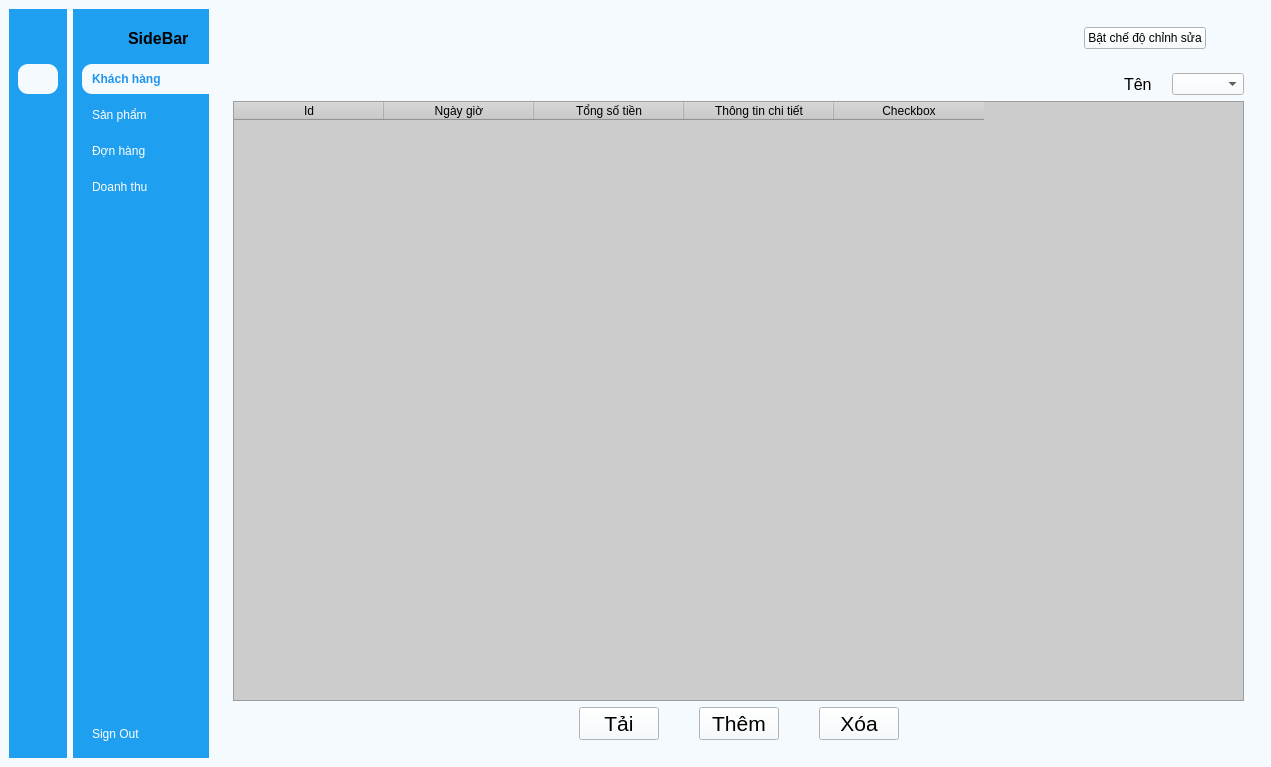
<?xml version="1.0" encoding="UTF-8"?>
<ui version="4.0">
 <class>MainWindow</class>
 <widget class="QMainWindow" name="MainWindow">
  <property name="geometry">
   <rect>
    <x>0</x>
    <y>0</y>
    <width>1271</width>
    <height>767</height>
   </rect>
  </property>
  <property name="windowTitle">
   <string>MainWindow</string>
  </property>
  <property name="styleSheet">
   <string notr="true">background-color: rgb(245, 250, 254);
color: rgb(0, 0, 0);</string>
  </property>
  <property name="dockNestingEnabled">
   <bool>false</bool>
  </property>
  <widget class="QWidget" name="centralwidget">
   <layout class="QGridLayout" name="gridLayout_2">
    <item row="0" column="0">
     <widget class="QWidget" name="icon_only_widget" native="true">
      <property name="styleSheet">
       <string notr="true">QWidget{
	background-color: rgb(31, 159, 239);
}
QPushButton{
	color:white;
	height:30px;
	border:none;
	border-radius:10px
}
QPushButton:checked{
	background-color: #F5FAFE;
	color: #1F95EF;
	font-weight:bold;
}</string>
      </property>
      <layout class="QVBoxLayout" name="verticalLayout_3">
       <item>
        <widget class="QLabel" name="label">
         <property name="minimumSize">
          <size>
           <width>40</width>
           <height>40</height>
          </size>
         </property>
         <property name="maximumSize">
          <size>
           <width>40</width>
           <height>40</height>
          </size>
         </property>
         <property name="text">
          <string/>
         </property>
         <property name="pixmap">
          <pixmap>:/pic/profile.png</pixmap>
         </property>
         <property name="scaledContents">
          <bool>true</bool>
         </property>
        </widget>
       </item>
       <item>
        <layout class="QVBoxLayout" name="verticalLayout">
         <item>
          <widget class="QPushButton" name="user_1">
           <property name="text">
            <string/>
           </property>
           <property name="icon">
            <iconset>
             <normaloff>:/pic/product_icon.png</normaloff>:/pic/product_icon.png</iconset>
           </property>
           <property name="checkable">
            <bool>true</bool>
           </property>
           <property name="checked">
            <bool>true</bool>
           </property>
           <property name="autoExclusive">
            <bool>true</bool>
           </property>
           <property name="default">
            <bool>false</bool>
           </property>
          </widget>
         </item>
         <item>
          <widget class="QPushButton" name="product_1">
           <property name="text">
            <string/>
           </property>
           <property name="icon">
            <iconset>
             <normaloff>:/pic/product_icon.png</normaloff>:/pic/product_icon.png</iconset>
           </property>
           <property name="checkable">
            <bool>true</bool>
           </property>
           <property name="autoExclusive">
            <bool>true</bool>
           </property>
          </widget>
         </item>
         <item>
          <widget class="QPushButton" name="order_1">
           <property name="text">
            <string/>
           </property>
           <property name="icon">
            <iconset>
             <normaloff>:/pic/product_icon.png</normaloff>:/pic/product_icon.png</iconset>
           </property>
           <property name="checkable">
            <bool>true</bool>
           </property>
           <property name="autoExclusive">
            <bool>true</bool>
           </property>
          </widget>
         </item>
         <item>
          <widget class="QPushButton" name="thongke_1">
           <property name="text">
            <string/>
           </property>
           <property name="icon">
            <iconset>
             <normaloff>:/pic/product_icon.png</normaloff>:/pic/product_icon.png</iconset>
           </property>
           <property name="checkable">
            <bool>true</bool>
           </property>
           <property name="autoExclusive">
            <bool>true</bool>
           </property>
          </widget>
         </item>
        </layout>
       </item>
       <item>
        <spacer name="verticalSpacer">
         <property name="orientation">
          <enum>Qt::Vertical</enum>
         </property>
         <property name="sizeHint" stdset="0">
          <size>
           <width>17</width>
           <height>467</height>
          </size>
         </property>
        </spacer>
       </item>
       <item>
        <widget class="QPushButton" name="exit_0">
         <property name="text">
          <string/>
         </property>
         <property name="icon">
          <iconset>
           <normaloff>:/pic/log_out.png</normaloff>:/pic/log_out.png</iconset>
         </property>
         <property name="checkable">
          <bool>true</bool>
         </property>
         <property name="autoExclusive">
          <bool>true</bool>
         </property>
        </widget>
       </item>
      </layout>
     </widget>
    </item>
    <item row="0" column="1">
     <widget class="QWidget" name="icon_name_widget" native="true">
      <property name="styleSheet">
       <string notr="true">QWidget{
	background-color: rgb(31, 159, 239);
}
QPushButton{
	color:white;
	text-align: left;	
	height:30px;
	border: none;
	padding-left:10px;
	border-top-left-radius: 10px;
	border-bottom-left-radius: 10px;
}
QPushButton:checked{
	background-color: #F5FAFE;
	color: #1F95EF;
	font-weight:bold;
}</string>
      </property>
      <layout class="QVBoxLayout" name="verticalLayout_4">
       <property name="rightMargin">
        <number>0</number>
       </property>
       <item>
        <layout class="QHBoxLayout" name="horizontalLayout_2">
         <property name="rightMargin">
          <number>20</number>
         </property>
         <item>
          <widget class="QLabel" name="label_2">
           <property name="minimumSize">
            <size>
             <width>40</width>
             <height>40</height>
            </size>
           </property>
           <property name="maximumSize">
            <size>
             <width>40</width>
             <height>40</height>
            </size>
           </property>
           <property name="text">
            <string/>
           </property>
           <property name="pixmap">
            <pixmap>:/pic/profile.png</pixmap>
           </property>
           <property name="scaledContents">
            <bool>true</bool>
           </property>
          </widget>
         </item>
         <item>
          <widget class="QLabel" name="label_3">
           <property name="font">
            <font>
             <pointsize>12</pointsize>
             <weight>75</weight>
             <bold>true</bold>
            </font>
           </property>
           <property name="text">
            <string>SideBar</string>
           </property>
          </widget>
         </item>
        </layout>
       </item>
       <item>
        <layout class="QVBoxLayout" name="verticalLayout_2">
         <item>
          <widget class="QPushButton" name="user_2">
           <property name="text">
            <string>Khách hàng</string>
           </property>
           <property name="icon">
            <iconset>
             <normaloff>:/pic/product_icon.png</normaloff>:/pic/product_icon.png</iconset>
           </property>
           <property name="checkable">
            <bool>true</bool>
           </property>
           <property name="checked">
            <bool>true</bool>
           </property>
           <property name="autoExclusive">
            <bool>true</bool>
           </property>
          </widget>
         </item>
         <item>
          <widget class="QPushButton" name="product_2">
           <property name="text">
            <string>Sản phẩm</string>
           </property>
           <property name="icon">
            <iconset>
             <normaloff>:/pic/product_icon.png</normaloff>:/pic/product_icon.png</iconset>
           </property>
           <property name="checkable">
            <bool>true</bool>
           </property>
           <property name="autoExclusive">
            <bool>true</bool>
           </property>
          </widget>
         </item>
         <item>
          <widget class="QPushButton" name="order_2">
           <property name="text">
            <string>Đợn hàng</string>
           </property>
           <property name="icon">
            <iconset>
             <normaloff>:/pic/product_icon.png</normaloff>:/pic/product_icon.png</iconset>
           </property>
           <property name="checkable">
            <bool>true</bool>
           </property>
           <property name="autoExclusive">
            <bool>true</bool>
           </property>
          </widget>
         </item>
         <item>
          <widget class="QPushButton" name="thongke_2">
           <property name="text">
            <string>Doanh thu</string>
           </property>
           <property name="icon">
            <iconset>
             <normaloff>:/pic/product_icon.png</normaloff>:/pic/product_icon.png</iconset>
           </property>
           <property name="checkable">
            <bool>true</bool>
           </property>
           <property name="autoExclusive">
            <bool>true</bool>
           </property>
          </widget>
         </item>
        </layout>
       </item>
       <item>
        <spacer name="verticalSpacer_2">
         <property name="orientation">
          <enum>Qt::Vertical</enum>
         </property>
         <property name="sizeHint" stdset="0">
          <size>
           <width>20</width>
           <height>469</height>
          </size>
         </property>
        </spacer>
       </item>
       <item>
        <widget class="QPushButton" name="exit_1">
         <property name="text">
          <string>Sign Out</string>
         </property>
         <property name="icon">
          <iconset>
           <normaloff>:/pic/log_out.png</normaloff>:/pic/log_out.png</iconset>
         </property>
         <property name="checkable">
          <bool>true</bool>
         </property>
         <property name="autoExclusive">
          <bool>true</bool>
         </property>
        </widget>
       </item>
      </layout>
     </widget>
    </item>
    <item row="0" column="2">
     <widget class="QWidget" name="main_menu_widget" native="true">
      <property name="styleSheet">
       <string notr="true">color: rgb(0, 0, 0);</string>
      </property>
      <layout class="QGridLayout" name="gridLayout_6">
       <item row="1" column="0">
        <widget class="QStackedWidget" name="stackedWidget">
         <property name="font">
          <font>
           <pointsize>14</pointsize>
          </font>
         </property>
         <property name="styleSheet">
          <string notr="true"/>
         </property>
         <property name="currentIndex">
          <number>2</number>
         </property>
         <widget class="QWidget" name="user">
          <layout class="QGridLayout" name="gridLayout_7">
           <item row="0" column="0">
            <layout class="QVBoxLayout" name="verticalLayout_6">
             <item>
              <widget class="QTableWidget" name="table_user">
               <property name="font">
                <font>
                 <pointsize>14</pointsize>
                 <weight>50</weight>
                 <bold>false</bold>
                </font>
               </property>
               <property name="styleSheet">
                <string notr="true">color: rgb(0, 0, 0);
border-color: rgb(0, 0, 0);
background-color: rgb(204, 204, 204);</string>
               </property>
               <property name="editTriggers">
                <set>QAbstractItemView::NoEditTriggers</set>
               </property>
               <property name="sortingEnabled">
                <bool>false</bool>
               </property>
               <attribute name="horizontalHeaderMinimumSectionSize">
                <number>100</number>
               </attribute>
               <attribute name="horizontalHeaderDefaultSectionSize">
                <number>150</number>
               </attribute>
               <column>
                <property name="text">
                 <string>Id</string>
                </property>
               </column>
               <column>
                <property name="text">
                 <string>Tên</string>
                </property>
               </column>
               <column>
                <property name="text">
                 <string>Mật khẩu</string>
                </property>
               </column>
               <column>
                <property name="text">
                 <string>Địa chỉ</string>
                </property>
               </column>
               <column>
                <property name="text">
                 <string>SĐT</string>
                </property>
               </column>
               <column>
                <property name="text">
                 <string>Email</string>
                </property>
               </column>
               <column>
                <property name="text">
                 <string>Checkbox</string>
                </property>
               </column>
              </widget>
             </item>
             <item>
              <layout class="QHBoxLayout" name="horizontalLayout_13">
               <property name="spacing">
                <number>40</number>
               </property>
               <item>
                <spacer name="horizontalSpacer_14">
                 <property name="orientation">
                  <enum>Qt::Horizontal</enum>
                 </property>
                 <property name="sizeHint" stdset="0">
                  <size>
                   <width>58</width>
                   <height>20</height>
                  </size>
                 </property>
                </spacer>
               </item>
               <item>
                <widget class="QPushButton" name="add_user">
                 <property name="font">
                  <font>
                   <pointsize>16</pointsize>
                  </font>
                 </property>
                 <property name="styleSheet">
                  <string notr="true">color: rgb(0, 0, 0);</string>
                 </property>
                 <property name="text">
                  <string>Thêm</string>
                 </property>
                 <property name="checkable">
                  <bool>false</bool>
                 </property>
                 <property name="autoExclusive">
                  <bool>false</bool>
                 </property>
                </widget>
               </item>
               <item>
                <widget class="QPushButton" name="edit_user">
                 <property name="font">
                  <font>
                   <pointsize>16</pointsize>
                  </font>
                 </property>
                 <property name="styleSheet">
                  <string notr="true">color: rgb(0, 0, 0);</string>
                 </property>
                 <property name="text">
                  <string>Lưu</string>
                 </property>
                 <property name="checkable">
                  <bool>false</bool>
                 </property>
                 <property name="autoExclusive">
                  <bool>false</bool>
                 </property>
                </widget>
               </item>
               <item>
                <widget class="QPushButton" name="delete_user">
                 <property name="font">
                  <font>
                   <pointsize>16</pointsize>
                  </font>
                 </property>
                 <property name="styleSheet">
                  <string notr="true">color: rgb(0, 0, 0);</string>
                 </property>
                 <property name="text">
                  <string>Xóa</string>
                 </property>
                 <property name="checkable">
                  <bool>false</bool>
                 </property>
                 <property name="autoExclusive">
                  <bool>false</bool>
                 </property>
                </widget>
               </item>
               <item>
                <spacer name="horizontalSpacer_15">
                 <property name="orientation">
                  <enum>Qt::Horizontal</enum>
                 </property>
                 <property name="sizeHint" stdset="0">
                  <size>
                   <width>88</width>
                   <height>20</height>
                  </size>
                 </property>
                </spacer>
               </item>
              </layout>
             </item>
            </layout>
           </item>
          </layout>
         </widget>
         <widget class="QWidget" name="product">
          <layout class="QGridLayout" name="gridLayout_9">
           <item row="0" column="0">
            <layout class="QVBoxLayout" name="verticalLayout_7">
             <item>
              <layout class="QHBoxLayout" name="horizontalLayout_6">
               <property name="spacing">
                <number>6</number>
               </property>
               <item>
                <spacer name="horizontalSpacer">
                 <property name="orientation">
                  <enum>Qt::Horizontal</enum>
                 </property>
                 <property name="sizeHint" stdset="0">
                  <size>
                   <width>498</width>
                   <height>20</height>
                  </size>
                 </property>
                </spacer>
               </item>
               <item>
                <widget class="QLabel" name="label_10">
                 <property name="font">
                  <font>
                   <pointsize>12</pointsize>
                  </font>
                 </property>
                 <property name="styleSheet">
                  <string notr="true">color: rgb(0, 0, 0);</string>
                 </property>
                 <property name="text">
                  <string>Category</string>
                 </property>
                </widget>
               </item>
               <item>
                <widget class="QComboBox" name="comboBox_product">
                 <property name="styleSheet">
                  <string notr="true">color: rgb(0, 0, 0);</string>
                 </property>
                </widget>
               </item>
              </layout>
             </item>
             <item>
              <widget class="QTableWidget" name="table_product">
               <property name="font">
                <font>
                 <pointsize>14</pointsize>
                </font>
               </property>
               <property name="styleSheet">
                <string notr="true">color: rgb(0, 0, 0);
border-color: rgb(0, 0, 0);
background-color: rgb(204, 204, 204);</string>
               </property>
               <attribute name="horizontalHeaderMinimumSectionSize">
                <number>100</number>
               </attribute>
               <attribute name="horizontalHeaderDefaultSectionSize">
                <number>150</number>
               </attribute>
               <column>
                <property name="text">
                 <string>Id</string>
                </property>
               </column>
               <column>
                <property name="text">
                 <string>Tên</string>
                </property>
               </column>
               <column>
                <property name="text">
                 <string>Giá</string>
                </property>
               </column>
               <column>
                <property name="text">
                 <string>Số lượng</string>
                </property>
               </column>
               <column>
                <property name="text">
                 <string>Checkbox</string>
                </property>
               </column>
              </widget>
             </item>
             <item>
              <layout class="QHBoxLayout" name="horizontalLayout_12">
               <property name="spacing">
                <number>40</number>
               </property>
               <item>
                <spacer name="horizontalSpacer_12">
                 <property name="orientation">
                  <enum>Qt::Horizontal</enum>
                 </property>
                 <property name="sizeHint" stdset="0">
                  <size>
                   <width>58</width>
                   <height>20</height>
                  </size>
                 </property>
                </spacer>
               </item>
               <item>
                <widget class="QPushButton" name="load_product">
                 <property name="font">
                  <font>
                   <pointsize>16</pointsize>
                  </font>
                 </property>
                 <property name="styleSheet">
                  <string notr="true">color: rgb(0, 0, 0);</string>
                 </property>
                 <property name="text">
                  <string>Tải</string>
                 </property>
                 <property name="checkable">
                  <bool>false</bool>
                 </property>
                 <property name="autoDefault">
                  <bool>false</bool>
                 </property>
                </widget>
               </item>
               <item>
                <widget class="QPushButton" name="add_product">
                 <property name="font">
                  <font>
                   <pointsize>16</pointsize>
                  </font>
                 </property>
                 <property name="styleSheet">
                  <string notr="true">color: rgb(0, 0, 0);</string>
                 </property>
                 <property name="text">
                  <string>Thêm</string>
                 </property>
                 <property name="checkable">
                  <bool>false</bool>
                 </property>
                 <property name="autoDefault">
                  <bool>false</bool>
                 </property>
                </widget>
               </item>
               <item>
                <widget class="QPushButton" name="edit_product">
                 <property name="font">
                  <font>
                   <pointsize>16</pointsize>
                  </font>
                 </property>
                 <property name="styleSheet">
                  <string notr="true">color: rgb(0, 0, 0);</string>
                 </property>
                 <property name="text">
                  <string>Lưu</string>
                 </property>
                </widget>
               </item>
               <item>
                <widget class="QPushButton" name="delete_product">
                 <property name="font">
                  <font>
                   <pointsize>16</pointsize>
                  </font>
                 </property>
                 <property name="styleSheet">
                  <string notr="true">color: rgb(0, 0, 0);</string>
                 </property>
                 <property name="text">
                  <string>Xóa</string>
                 </property>
                </widget>
               </item>
               <item>
                <spacer name="horizontalSpacer_13">
                 <property name="orientation">
                  <enum>Qt::Horizontal</enum>
                 </property>
                 <property name="sizeHint" stdset="0">
                  <size>
                   <width>88</width>
                   <height>20</height>
                  </size>
                 </property>
                </spacer>
               </item>
              </layout>
             </item>
            </layout>
           </item>
          </layout>
         </widget>
         <widget class="QWidget" name="order">
          <layout class="QGridLayout" name="gridLayout_10">
           <item row="0" column="0">
            <layout class="QVBoxLayout" name="verticalLayout_8">
             <item>
              <layout class="QHBoxLayout" name="horizontalLayout_8">
               <property name="spacing">
                <number>20</number>
               </property>
               <item>
                <spacer name="horizontalSpacer_4">
                 <property name="orientation">
                  <enum>Qt::Horizontal</enum>
                 </property>
                 <property name="sizeHint" stdset="0">
                  <size>
                   <width>100</width>
                   <height>20</height>
                  </size>
                 </property>
                </spacer>
               </item>
               <item>
                <layout class="QHBoxLayout" name="horizontalLayout_4">
                 <item>
                  <widget class="QLabel" name="label_8">
                   <property name="font">
                    <font>
                     <pointsize>12</pointsize>
                    </font>
                   </property>
                   <property name="styleSheet">
                    <string notr="true">color: rgb(0, 0, 0);</string>
                   </property>
                   <property name="text">
                    <string>Tên</string>
                   </property>
                  </widget>
                 </item>
                 <item>
                  <widget class="QComboBox" name="comboBox_order_nameid">
                   <property name="styleSheet">
                    <string notr="true">color: rgb(0, 0, 0);</string>
                   </property>
                  </widget>
                 </item>
                </layout>
               </item>
              </layout>
             </item>
             <item>
              <widget class="QTableWidget" name="table_order">
               <property name="font">
                <font>
                 <pointsize>14</pointsize>
                </font>
               </property>
               <property name="styleSheet">
                <string notr="true">color: rgb(0, 0, 0);
border-color: rgb(0, 0, 0);
background-color: rgb(204, 204, 204);</string>
               </property>
               <property name="sortingEnabled">
                <bool>false</bool>
               </property>
               <property name="wordWrap">
                <bool>true</bool>
               </property>
               <property name="cornerButtonEnabled">
                <bool>true</bool>
               </property>
               <attribute name="horizontalHeaderMinimumSectionSize">
                <number>100</number>
               </attribute>
               <attribute name="horizontalHeaderDefaultSectionSize">
                <number>150</number>
               </attribute>
               <column>
                <property name="text">
                 <string>Id</string>
                </property>
               </column>
               <column>
                <property name="text">
                 <string>Ngày giờ</string>
                </property>
               </column>
               <column>
                <property name="text">
                 <string>Tổng số tiền</string>
                </property>
               </column>
               <column>
                <property name="text">
                 <string>Thông tin chi tiết</string>
                </property>
               </column>
               <column>
                <property name="text">
                 <string>Checkbox</string>
                </property>
               </column>
              </widget>
             </item>
             <item>
              <layout class="QHBoxLayout" name="horizontalLayout_11">
               <property name="spacing">
                <number>40</number>
               </property>
               <item>
                <spacer name="horizontalSpacer_10">
                 <property name="orientation">
                  <enum>Qt::Horizontal</enum>
                 </property>
                 <property name="sizeHint" stdset="0">
                  <size>
                   <width>58</width>
                   <height>20</height>
                  </size>
                 </property>
                </spacer>
               </item>
               <item>
                <widget class="QPushButton" name="load_order">
                 <property name="font">
                  <font>
                   <pointsize>16</pointsize>
                  </font>
                 </property>
                 <property name="styleSheet">
                  <string notr="true">color: rgb(0, 0, 0);</string>
                 </property>
                 <property name="text">
                  <string>Tải</string>
                 </property>
                 <property name="checked">
                  <bool>false</bool>
                 </property>
                </widget>
               </item>
               <item>
                <widget class="QPushButton" name="add_order">
                 <property name="font">
                  <font>
                   <pointsize>16</pointsize>
                  </font>
                 </property>
                 <property name="styleSheet">
                  <string notr="true">color: rgb(0, 0, 0);</string>
                 </property>
                 <property name="text">
                  <string>Thêm</string>
                 </property>
                 <property name="checked">
                  <bool>false</bool>
                 </property>
                </widget>
               </item>
               <item>
                <widget class="QPushButton" name="delete_order">
                 <property name="font">
                  <font>
                   <pointsize>16</pointsize>
                  </font>
                 </property>
                 <property name="styleSheet">
                  <string notr="true">color: rgb(0, 0, 0);</string>
                 </property>
                 <property name="text">
                  <string>Xóa</string>
                 </property>
                </widget>
               </item>
               <item>
                <spacer name="horizontalSpacer_11">
                 <property name="orientation">
                  <enum>Qt::Horizontal</enum>
                 </property>
                 <property name="sizeHint" stdset="0">
                  <size>
                   <width>88</width>
                   <height>20</height>
                  </size>
                 </property>
                </spacer>
               </item>
              </layout>
             </item>
            </layout>
           </item>
          </layout>
         </widget>
         <widget class="QWidget" name="doanhthu">
          <layout class="QGridLayout" name="gridLayout">
           <item row="0" column="0">
            <spacer name="horizontalSpacer_3">
             <property name="orientation">
              <enum>Qt::Horizontal</enum>
             </property>
             <property name="sizeHint" stdset="0">
              <size>
               <width>810</width>
               <height>20</height>
              </size>
             </property>
            </spacer>
           </item>
           <item row="0" column="1">
            <widget class="QLabel" name="label_11">
             <property name="font">
              <font>
               <pointsize>12</pointsize>
              </font>
             </property>
             <property name="styleSheet">
              <string notr="true">color: rgb(0, 0, 0);</string>
             </property>
             <property name="text">
              <string>Thống kê theo</string>
             </property>
            </widget>
           </item>
           <item row="0" column="2">
            <widget class="QComboBox" name="comboBox_thongke">
             <property name="minimumSize">
              <size>
               <width>80</width>
               <height>30</height>
              </size>
             </property>
             <property name="styleSheet">
              <string notr="true">color: rgb(0, 0, 0);</string>
             </property>
             <item>
              <property name="text">
               <string>ngày</string>
              </property>
             </item>
             <item>
              <property name="text">
               <string>tháng</string>
              </property>
             </item>
             <item>
              <property name="text">
               <string>năm</string>
              </property>
             </item>
            </widget>
           </item>
           <item row="1" column="0" colspan="3">
            <widget class="QTableWidget" name="table_thongke">
             <property name="font">
              <font>
               <pointsize>14</pointsize>
              </font>
             </property>
             <property name="styleSheet">
              <string notr="true">color: rgb(0, 0, 0);
border-color: rgb(0, 0, 0);
background-color: rgb(204, 204, 204);</string>
             </property>
             <attribute name="horizontalHeaderMinimumSectionSize">
              <number>100</number>
             </attribute>
             <attribute name="horizontalHeaderDefaultSectionSize">
              <number>150</number>
             </attribute>
            </widget>
           </item>
           <item row="2" column="0" colspan="3">
            <layout class="QHBoxLayout" name="horizontalLayout_9">
             <item>
              <spacer name="horizontalSpacer_20">
               <property name="orientation">
                <enum>Qt::Horizontal</enum>
               </property>
               <property name="sizeHint" stdset="0">
                <size>
                 <width>58</width>
                 <height>20</height>
                </size>
               </property>
              </spacer>
             </item>
             <item>
              <widget class="QPushButton" name="load_thongke">
               <property name="font">
                <font>
                 <pointsize>16</pointsize>
                </font>
               </property>
               <property name="styleSheet">
                <string notr="true">color: rgb(0, 0, 0);</string>
               </property>
               <property name="text">
                <string>Tải</string>
               </property>
               <property name="checked">
                <bool>false</bool>
               </property>
              </widget>
             </item>
             <item>
              <spacer name="horizontalSpacer_21">
               <property name="orientation">
                <enum>Qt::Horizontal</enum>
               </property>
               <property name="sizeHint" stdset="0">
                <size>
                 <width>58</width>
                 <height>20</height>
                </size>
               </property>
              </spacer>
             </item>
            </layout>
           </item>
          </layout>
         </widget>
        </widget>
       </item>
       <item row="0" column="0">
        <widget class="QWidget" name="header_widget" native="true">
         <layout class="QHBoxLayout" name="horizontalLayout_3">
          <item>
           <widget class="QPushButton" name="menu">
            <property name="styleSheet">
             <string notr="true">border:none;
</string>
            </property>
            <property name="text">
             <string/>
            </property>
            <property name="icon">
             <iconset>
              <normaloff>:/pic/menu.png</normaloff>:/pic/menu.png</iconset>
            </property>
            <property name="iconSize">
             <size>
              <width>20</width>
              <height>20</height>
             </size>
            </property>
            <property name="checkable">
             <bool>true</bool>
            </property>
           </widget>
          </item>
          <item>
           <spacer name="horizontalSpacer_2">
            <property name="orientation">
             <enum>Qt::Horizontal</enum>
            </property>
            <property name="sizeHint" stdset="0">
             <size>
              <width>227</width>
              <height>20</height>
             </size>
            </property>
           </spacer>
          </item>
          <item>
           <widget class="QPushButton" name="edit_mode_button">
            <property name="text">
             <string>Bật chế độ chỉnh sửa</string>
            </property>
           </widget>
          </item>
          <item>
           <layout class="QHBoxLayout" name="horizontalLayout"/>
          </item>
          <item>
           <widget class="QPushButton" name="profile">
            <property name="styleSheet">
             <string notr="true">border:none;</string>
            </property>
            <property name="text">
             <string/>
            </property>
            <property name="icon">
             <iconset>
              <normaloff>:/pic/profile.png</normaloff>:/pic/profile.png</iconset>
            </property>
           </widget>
          </item>
         </layout>
        </widget>
       </item>
      </layout>
     </widget>
    </item>
   </layout>
  </widget>
 </widget>
 <resources>
  <include location="resources.qrc"/>
 </resources>
 <connections>
  <connection>
   <sender>menu</sender>
   <signal>toggled(bool)</signal>
   <receiver>icon_only_widget</receiver>
   <slot>setHidden(bool)</slot>
   <hints>
    <hint type="sourcelabel">
     <x>240</x>
     <y>31</y>
    </hint>
    <hint type="destinationlabel">
     <x>50</x>
     <y>305</y>
    </hint>
   </hints>
  </connection>
  <connection>
   <sender>menu</sender>
   <signal>toggled(bool)</signal>
   <receiver>icon_name_widget</receiver>
   <slot>setVisible(bool)</slot>
   <hints>
    <hint type="sourcelabel">
     <x>245</x>
     <y>31</y>
    </hint>
    <hint type="destinationlabel">
     <x>172</x>
     <y>406</y>
    </hint>
   </hints>
  </connection>
  <connection>
   <sender>order_1</sender>
   <signal>toggled(bool)</signal>
   <receiver>order_2</receiver>
   <slot>setChecked(bool)</slot>
   <hints>
    <hint type="sourcelabel">
     <x>30</x>
     <y>147</y>
    </hint>
    <hint type="destinationlabel">
     <x>117</x>
     <y>148</y>
    </hint>
   </hints>
  </connection>
  <connection>
   <sender>product_1</sender>
   <signal>toggled(bool)</signal>
   <receiver>product_2</receiver>
   <slot>setChecked(bool)</slot>
   <hints>
    <hint type="sourcelabel">
     <x>22</x>
     <y>111</y>
    </hint>
    <hint type="destinationlabel">
     <x>115</x>
     <y>114</y>
    </hint>
   </hints>
  </connection>
  <connection>
   <sender>user_1</sender>
   <signal>toggled(bool)</signal>
   <receiver>user_2</receiver>
   <slot>setChecked(bool)</slot>
   <hints>
    <hint type="sourcelabel">
     <x>29</x>
     <y>74</y>
    </hint>
    <hint type="destinationlabel">
     <x>128</x>
     <y>82</y>
    </hint>
   </hints>
  </connection>
  <connection>
   <sender>exit_0</sender>
   <signal>toggled(bool)</signal>
   <receiver>exit_1</receiver>
   <slot>setChecked(bool)</slot>
   <hints>
    <hint type="sourcelabel">
     <x>33</x>
     <y>698</y>
    </hint>
    <hint type="destinationlabel">
     <x>119</x>
     <y>697</y>
    </hint>
   </hints>
  </connection>
  <connection>
   <sender>user_2</sender>
   <signal>toggled(bool)</signal>
   <receiver>user_1</receiver>
   <slot>setChecked(bool)</slot>
   <hints>
    <hint type="sourcelabel">
     <x>139</x>
     <y>80</y>
    </hint>
    <hint type="destinationlabel">
     <x>40</x>
     <y>77</y>
    </hint>
   </hints>
  </connection>
  <connection>
   <sender>product_2</sender>
   <signal>toggled(bool)</signal>
   <receiver>product_1</receiver>
   <slot>setChecked(bool)</slot>
   <hints>
    <hint type="sourcelabel">
     <x>104</x>
     <y>105</y>
    </hint>
    <hint type="destinationlabel">
     <x>31</x>
     <y>104</y>
    </hint>
   </hints>
  </connection>
  <connection>
   <sender>order_2</sender>
   <signal>toggled(bool)</signal>
   <receiver>order_1</receiver>
   <slot>setChecked(bool)</slot>
   <hints>
    <hint type="sourcelabel">
     <x>128</x>
     <y>139</y>
    </hint>
    <hint type="destinationlabel">
     <x>20</x>
     <y>137</y>
    </hint>
   </hints>
  </connection>
  <connection>
   <sender>exit_0</sender>
   <signal>toggled(bool)</signal>
   <receiver>MainWindow</receiver>
   <slot>close()</slot>
   <hints>
    <hint type="sourcelabel">
     <x>29</x>
     <y>688</y>
    </hint>
    <hint type="destinationlabel">
     <x>23</x>
     <y>778</y>
    </hint>
   </hints>
  </connection>
  <connection>
   <sender>exit_1</sender>
   <signal>toggled(bool)</signal>
   <receiver>MainWindow</receiver>
   <slot>close()</slot>
   <hints>
    <hint type="sourcelabel">
     <x>161</x>
     <y>685</y>
    </hint>
    <hint type="destinationlabel">
     <x>162</x>
     <y>764</y>
    </hint>
   </hints>
  </connection>
  <connection>
   <sender>thongke_1</sender>
   <signal>toggled(bool)</signal>
   <receiver>thongke_2</receiver>
   <slot>setChecked(bool)</slot>
   <hints>
    <hint type="sourcelabel">
     <x>34</x>
     <y>176</y>
    </hint>
    <hint type="destinationlabel">
     <x>108</x>
     <y>175</y>
    </hint>
   </hints>
  </connection>
  <connection>
   <sender>thongke_2</sender>
   <signal>toggled(bool)</signal>
   <receiver>thongke_1</receiver>
   <slot>setChecked(bool)</slot>
   <hints>
    <hint type="sourcelabel">
     <x>101</x>
     <y>180</y>
    </hint>
    <hint type="destinationlabel">
     <x>31</x>
     <y>187</y>
    </hint>
   </hints>
  </connection>
 </connections>
</ui>
